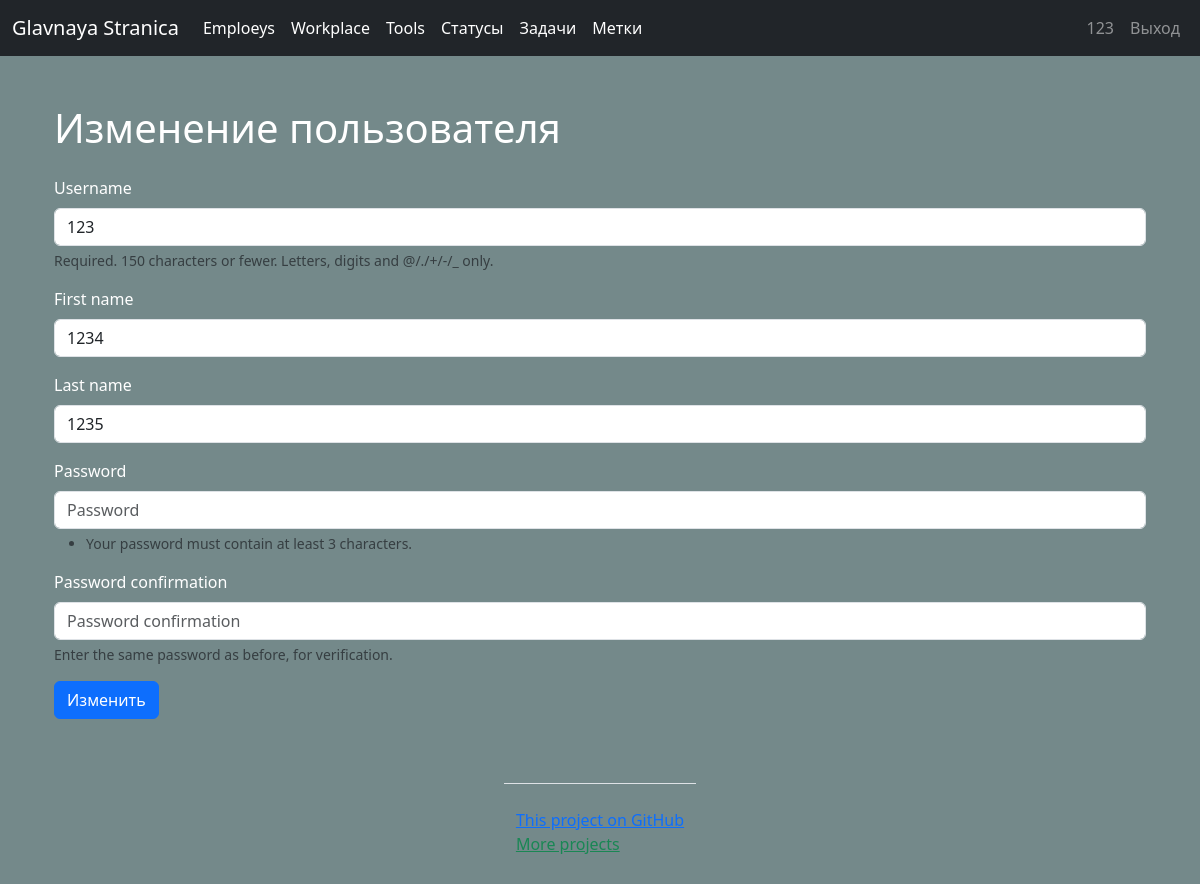
The app's page /users/34/update/ (signed in) with its own data.
### users/models.py (models this page shows, shortened)
class Users(AbstractUser):
    class Meta:
        ordering = ['-date_joined']

### users/views.py (the view)
# urls.py: path('<int:pk>/update/', UpdateUserView.as_view(), name='update_user'),
class UpdateUserView(LoginAuthMixin, UserMixin, UpdateView):
    model = get_user_model()
    form_class = RegisterUserForm
    template_name_suffix = '_update_form'
    success_url = reverse_lazy('users')
    success_message = _('User successfully changed')
    extra_context = {'title': _('Update user'),
                     'btn_name': _('Update'), }

### users/forms.py
class RegisterUserForm(UserCreationForm):
    class Meta:
        model = get_user_model()
        fields = ['username', 'first_name', 'last_name']  # fields = '__all__'
        ordering = ['-date_joined']

### task_manager/mixins.py (called while the page is built)
    def dispatch(self, request, *args, **kwargs):
        if not request.user.is_authenticated:
            messages.error(self.request, _('You are not authorized! Please sign in.'))
            return redirect('user_login')
        return super().dispatch(request, *args, **kwargs)

### users/mixins.py (called while the page is built)
    def test_func(self):
        return self.get_object() == self.request.user

### task_manager/templates/users/users_update_form.html (shortened to what this page needs)
{% extends 'base.html' %}
{% load bootstrap4 %}
{% load i18n %}
{% block content %}
<div class="container wrapper flex-grow-1">
    <h1 class="my-4">{{ title }}</h1>
    <form action="" method="post">
        {% bootstrap_form form %}
        <div class="form-group">
            <input class="btn btn-primary" type="submit" value="{{ btn_name }}">
        </div>
    </form>
</div>
{% endblock %}

### task_manager/templates/base.html (shortened to what this page needs)
<!doctype html>
{% load i18n %}
{% load static %}
{% load bootstrap4 %}
{% bootstrap_css %}
<html lang="en">
<head>
    <link href="https://cdn.jsdelivr.net/npm/bootstrap@5.3.0-alpha1/dist/css/bootstrap.min.css"
          rel="stylesheet"
>
</head>
<body class="d-flex flex-column min-vh-100 ">
<nav class="navbar navbar-expand-md navbar-dark bg-dark fixed-top">
    <div class="container-fluid">
     <a class="navbar-brand" href="{% url 'home' %}">{% translate 'Glavnaya Stranica' %}</a>
        <div class="collapse navbar-collapse" id="navbarsExampleDefault">
            <ul class="navbar-nav mr-auto">
                <li class="nav-item active">
                    <a class="nav-link" href="{% url 'users' %}">{% translate 'Emploeys'%}
                        <span class="sr-only">(current)</span></a></li>
                 <li class="nav-item active">
                    <a class="nav-link" href="{% url 'workplaces' %}">{% translate 'Workplace' %}
                        <span class="sr-only">(current)</span></a></li>
                <li class="nav-item active">
                    <a class="nav-link" href="{% url 'tools' %}">{% translate 'Tools' %}
                        <span class="sr-only">(current)</span></a></li>
                {% if request.user.username == '123' %}
               <li class="nav-item active">
                   <a class="nav-link" href="{% url 'statuses' %}">{% translate 'Statuses' %}
                        <span class="sr-only">(current)</span></a></li>
                <li class="nav-item active">
                   <a class="nav-link" href="{% url 'tasks' %}">{% translate 'Tasks' %}
                        <span class="sr-only">(current)</span></a></li>
                <li class="nav-item active">
                    <a class="nav-link" href="{% url 'labels' %}">{% translate 'Labels' %}
                        <span class="sr-only">(current)</span></a></li>
                {% endif %}
            </ul>
            <ul class="navbar-nav">
                {% if request.user.is_authenticated %}
                <li class="nav-item nav-link "> {{user.username}}</li>
                <li class="nav-item"><a class="nav-link" href="{% url 'user_logout' %}">
                    {% translate "Logout" %}</a></li>
                {% else %}
                <li class="nav-item"><a class="nav-link" href="{% url 'user_login' %}">
                    {% translate "Login" %}</a></li>
                <li class="nav-item"><a class="nav-link" href="{% url 'register' %}">
                    {% trans 'Registration' %}</a></li>
                {% endif %}
            </ul>
        </div>
    </div>
</nav>
<main role="main" class="container">
    {% block content %}
    {% endblock %}
</main>
<footer class=" mx-auto">
    <div class="container my-5 pt-4 border-top">
        <a class=".text-primary"
           target="_blank" href="https://github.com/Gas159/python-project-52">
            {% trans 'This project on GitHub' %}
        </a>
        <br>
        <a class="link-success .justify-content-center"
           target="_blank" href="https://github.com/Gas159">
            {% trans 'More projects' %}
        </a>
    </div>
</footer>
</body>
</html>

### task_manager/templates/base.html (style rules this page uses)
body { padding-top: 5rem; background-color: #74898a; color: white; }

### records on screen
Users: username "123", first_name "1234", last_name "1235"

### other values on screen
{{ title }} "Изменение пользователя"
